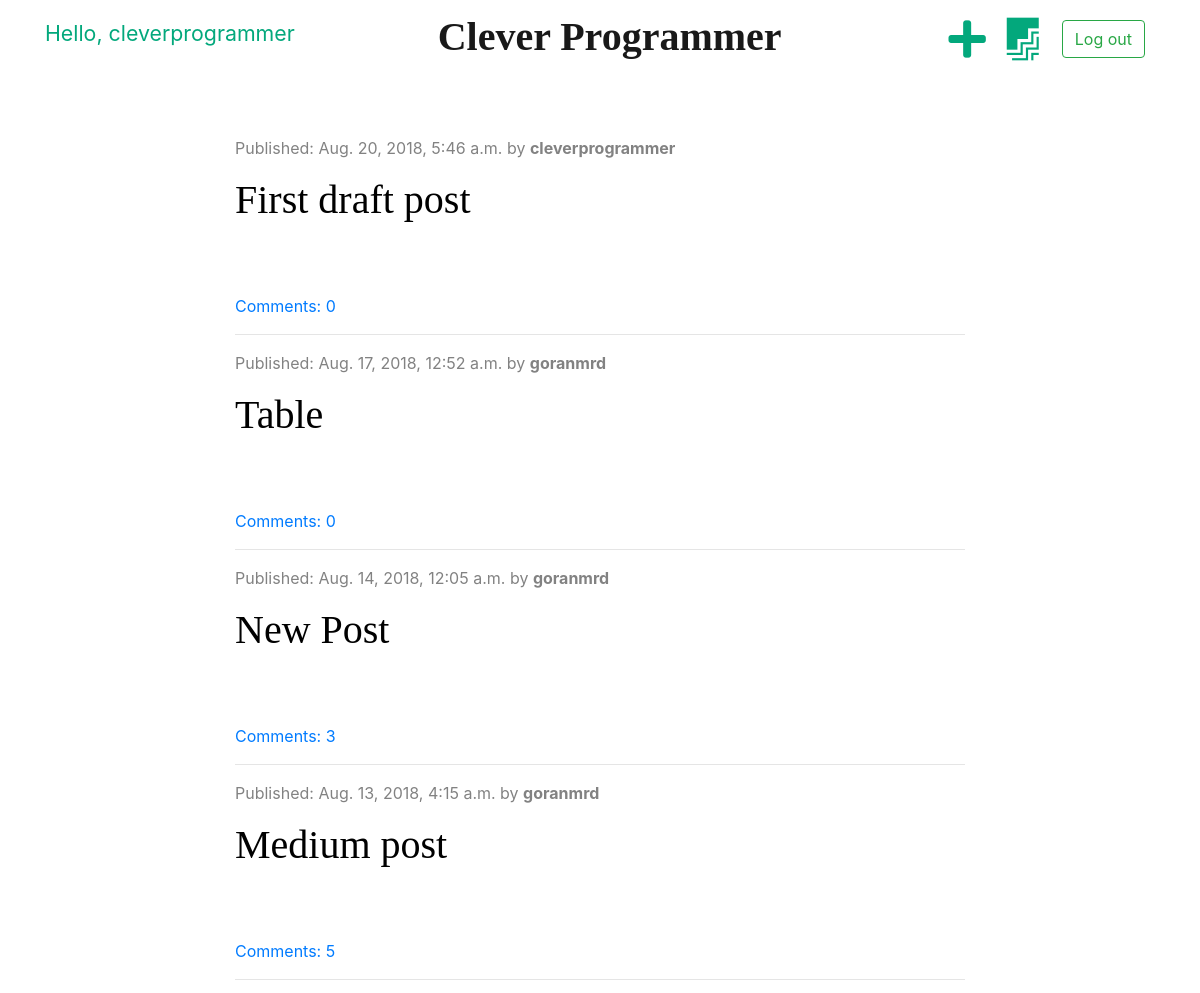
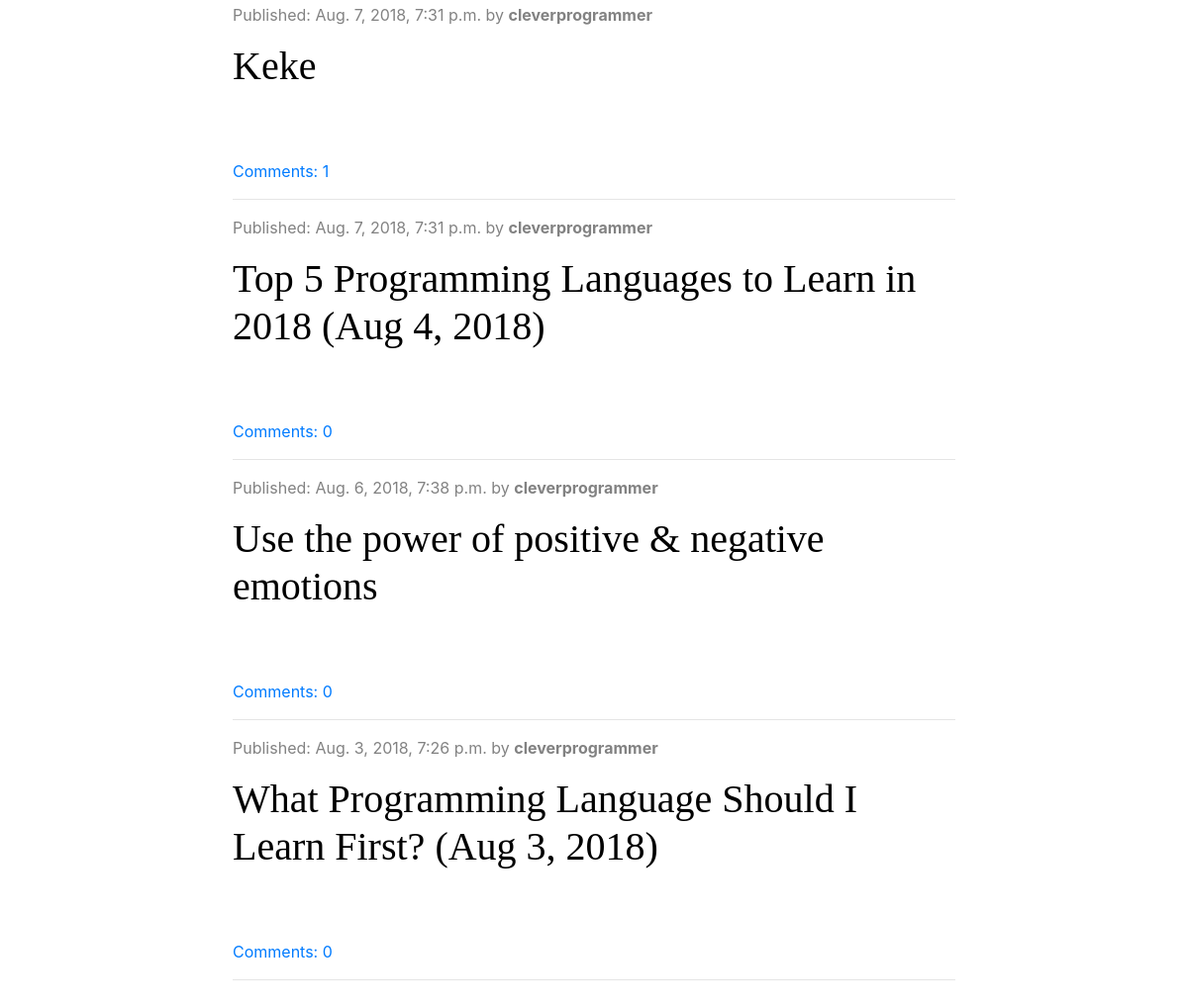
The app's page / (signed in) with its own data (2 pictures, top to bottom).
### blog/models.py (models this page shows, shortened)
class Post(models.Model):
    author = models.ForeignKey('auth.User', on_delete=models.CASCADE)
    title = models.CharField(max_length=200)
    text = models.TextField()
    created_date = models.DateTimeField(default=timezone.now)
    published_date = models.DateTimeField(blank=True, null=True)
    def approved_comments(self):
        return self.comments.filter(approved=True)

### blog/views.py (the view)
# urls.py: path('', views.post_list, name='post_list'),
def post_list(request):
    posts = Post.objects.filter(published_date__lte=timezone.now()).order_by('-published_date')
    stuff_for_frontend = {'posts': posts}
    return render(request, 'blog/post_list.html', stuff_for_frontend)

### blog/templatetags/markdownify.py (called while the page is built)
@register.filter
def markdown(value):
    renderer = HighlightRenderer()
    markdown = mistune.Markdown(renderer=renderer)
    return markdown(value)

### blog/templates/blog/post_list.html (shortened to what this page needs)
{% extends 'blog/base.html' %}
{% load markdownify %}
{% block content %}
    {% for post in posts %}
        <div class="post">
            <div class="date">
                <p>Published: {{ post.published_date }} by <strong>{{post.author}}</strong></p>
            </div>
            <h1><a href="{% url 'post_detail' pk=post.pk %}">{{ post.title }}</a></h1>
        </div>
		<a href="{% url 'post_detail' pk=post.pk %}">Comments: {{ post.approved_comments.count }}</a>
		<hr>
    {% endfor %}
{% endblock %}

### blog/templates/blog/base.html (shortened to what this page needs)
{% load staticfiles %}
<!DOCTYPE html>
<html lang="en">
<head>
    <link rel="stylesheet" href="https://stackpath.bootstrapcdn.com/bootstrap/4.1.3/css/bootstrap.min.css">
    <link rel="stylesheet" href="{% static 'css/blog.css' %}">
    <link rel="stylesheet" href="https://use.fontawesome.com/releases/v5.2.0/css/all.css"
>
    <link rel="stylesheet" href="{% static 'css/zenburn.css' %}">
</head>
<body>
<nav class="navbar navbar-expand-md navbar-light navbar-brand-center">
	<div class="container">
	<div class="navbar-header">
		<a href="{% url 'post_list' %}" class='navbar-brand'><h1><strong>Clever Programmer</strong></h1></a>
		{% if user.is_authenticated %}
		<p class="top-menu-hello">Hello, {{ user.username }}</p>
		</div>
		<div class="collapse navbar-collapse" id="navbarText">
			<ul class="navbar-nav ml-auto mt-2 mt-lg-0">
			  <li class="nav-item">
				<a href="{% url 'post_new' %}" class="nav-link top-menu"><i class="fas fa-plus fa-2x"></i></a>
			  </li>
			  <li class="nav-item">
				<a href="{% url 'post_draft_list' %}" class="nav-link top-menu"><i class="fab fa-firstdraft fa-2x"></i></a>
			  </li>
			  <li class="nav-item">
				<a href="{% url 'logout' %}" class="btn btn-outline-success">Log out</a>
			  </li>
			  {% endif %}
			</ul>
		</div>
	</div>
</nav>
<div class="content container">
    <div class="row py-4">
		<div class="col-0 col-sm-1 col-md-2"></div>
        <div class="col-12 col-sm-10 col-md-8">
            {% block content %}
            {% endblock %}
        </div>
    </div>
</div>
<link href="https://cdnjs.cloudflare.com/ajax/libs/summernote/0.8.9/summernote-bs4.css" rel="stylesheet">
</body>
</html>

### blog/static/css/blog.css (style rules this page uses)
.navbar-header { float: left; text-align: center; width: 100%; }
.top-menu-hello { float:left !important; margin-top: 10px; color: #03a87c; font-size: 16pt; }
.content { margin-top:30px; }
h1, h2, h3, h4 { font-family: 'Tangerine', 'Inconsolata', 'Droid Sans', serif; }
.date { color: #828282; }
.post { margin-bottom: 70px; }
.post h1 a { color: #000000; }
.top-menu, .top-menu:hover { color: #03a87c !important; float: right; font-size: 16pt; margin-right: 5px !important; }
.btn-outline-success { margin: 10px 10px; float:right; }

### records on screen
Post: published_date "Aug. 20, 2018, 5:46 a.m.", author "cleverprogrammer", title "First draft post", approved_comments.count "0"
Post: published_date "Aug. 17, 2018, 12:52 a.m.", author "goranmrd", title "Table", approved_comments.count "0"
Post: published_date "Aug. 14, 2018, 12:05 a.m.", author "goranmrd", title "New Post", approved_comments.count "3"
Post: published_date "Aug. 13, 2018, 4:15 a.m.", author "goranmrd", title "Medium post", approved_comments.count "5"
Post: published_date "Aug. 7, 2018, 7:31 p.m.", author "cleverprogrammer", title "Keke", approved_comments.count "1"
Post: published_date "Aug. 7, 2018, 7:31 p.m.", author "cleverprogrammer", title "Top 5 Programming Languages to Learn in 2018 (Aug 4, 2018)", approved_comments.count "0"
Post: published_date "Aug. 6, 2018, 7:38 p.m.", author "cleverprogrammer", title "Use the power of positive & negative emotions", approved_comments.count "0"
Post: published_date "Aug. 3, 2018, 7:26 p.m.", author "cleverprogrammer", title "What Programming Language Should I Learn First? (Aug 3, 2018)", approved_comments.count "0"

### other values on screen
{{ user.username }} "cleverprogrammer"
